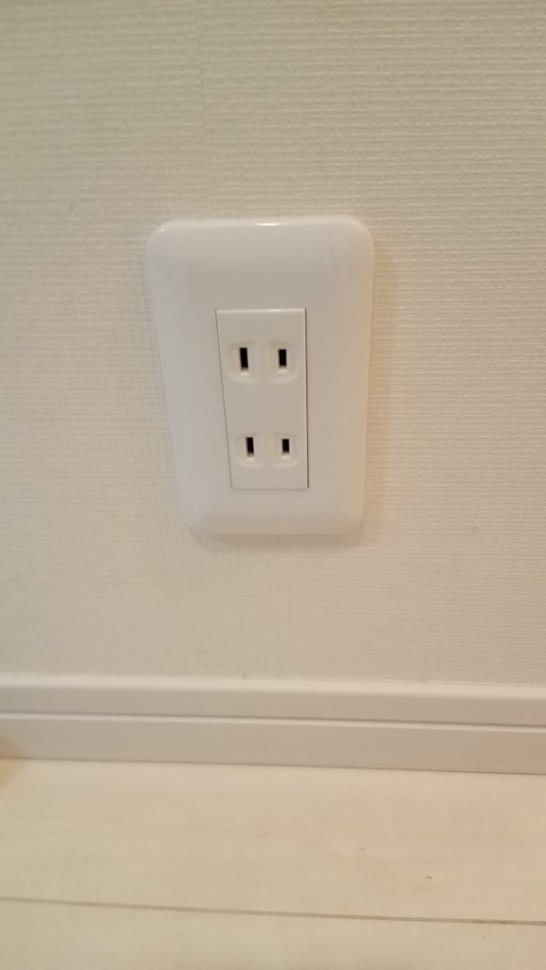
#> input picture python/sample1.jpg, 546 x 970 px
$ jupyter execute HistgramEqulization.ipynb   (shell and % lines are left out)
#> lines starting #> are read from the running program, lines starting #| are printed output that depends on the picture
# Histogram equalization

Date: 2021/8/29

[cell 1]
import cv2 as cv
import matplotlib.pyplot as plt

[cell 2]
def process(filename):
#> called with filename = 'sample1.jpg'
    mat = cv.imread(filename)
#> mat is the input picture: shape (970, 546, 3); mean B, G, R 152.3, 173, 187.1
    mat2 = cv.cvtColor(mat, cv.COLOR_BGR2GRAY)
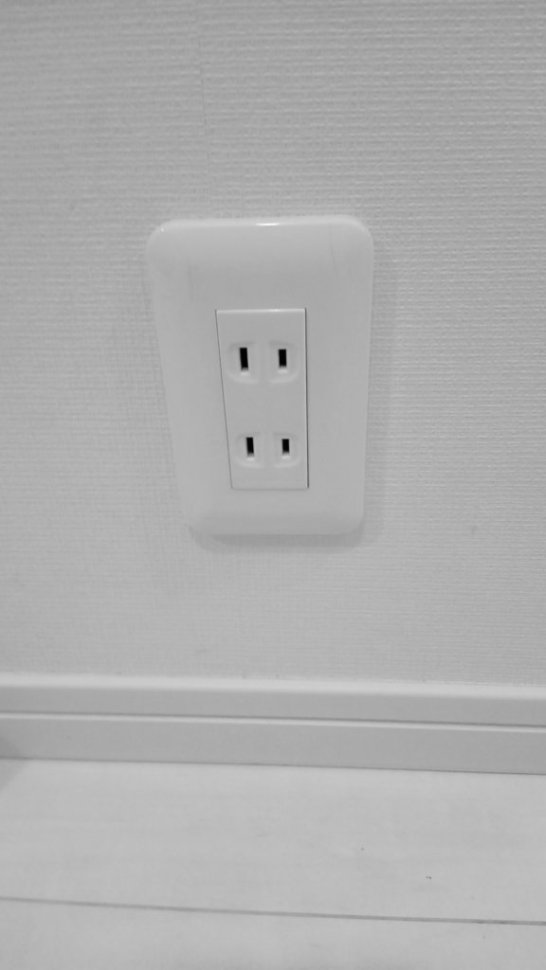
#> mat2: shape (970, 546); min 2, max 247, mean 174.9
    mat2 = cv.equalizeHist(mat2)
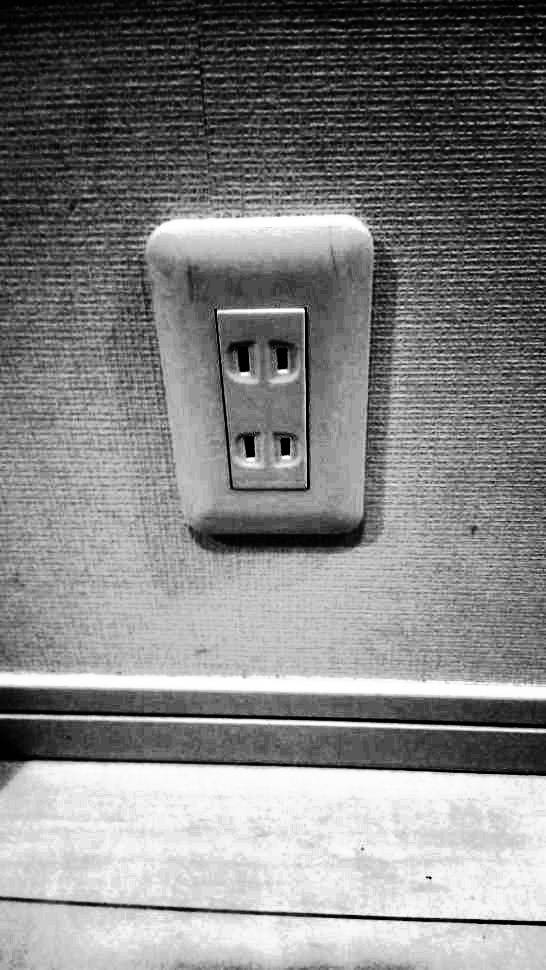
#> mat2: shape (970, 546); min 0, max 255, mean 131.5

    img = cv.cvtColor(mat, cv.COLOR_BGR2RGB)
    img2 = cv.cvtColor(mat2, cv.COLOR_GRAY2RGB)
    fig = plt.figure(1, (10., 10.))
    plt.imshow(cv.hconcat([img, img2]))

[cell 3]
process('sample1.jpg')
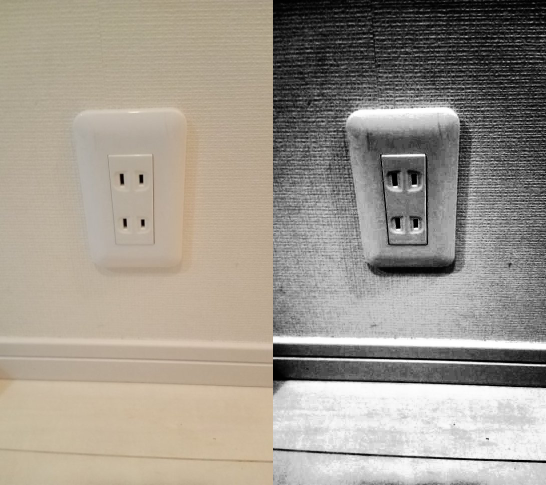
#> shown: shape (970, 1092, 3) (shown at 1/2 size); mean R, G, B 159.3, 152.3, 141.9

$ run again, with python/sample2.jpg copied over python/sample1.jpg
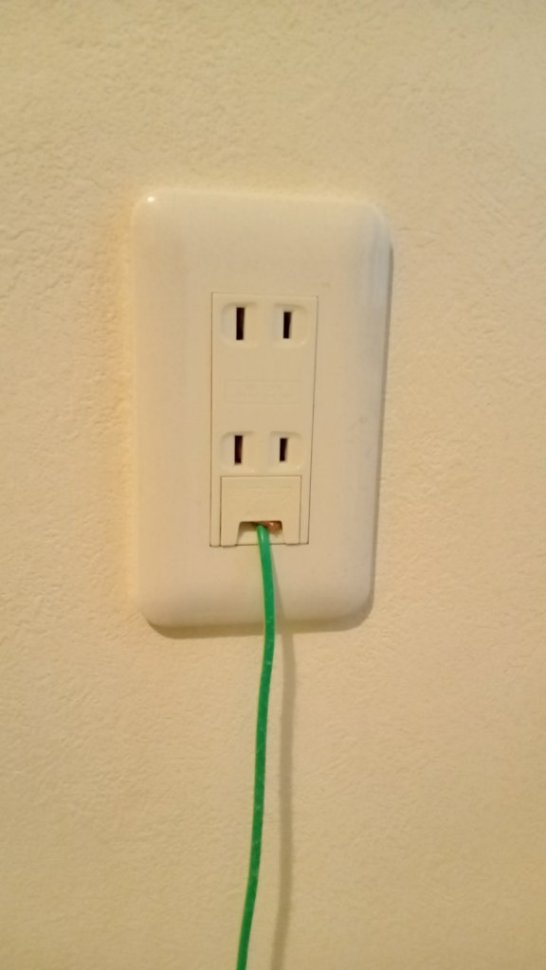
#> input picture python/sample2.jpg, 546 x 970 px
#> in process, mat is the input picture: shape (970, 546, 3); mean B, G, R 133.9, 176.5, 200.3
#> in process, `mat2 = cv.equalizeHist(mat2)`:
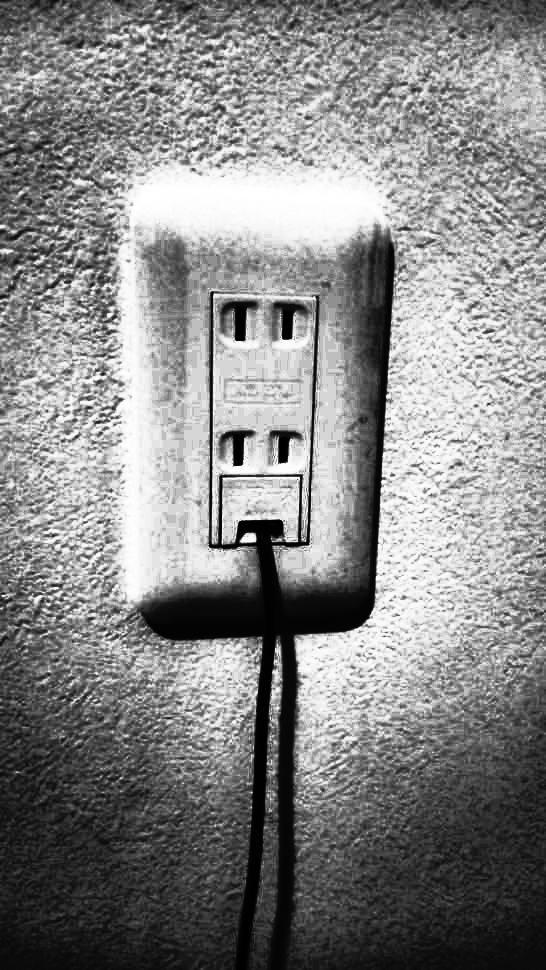
#> mat2: shape (970, 546); min 0, max 255, mean 134
#> `[cell 3] process('sample1.jpg')`:
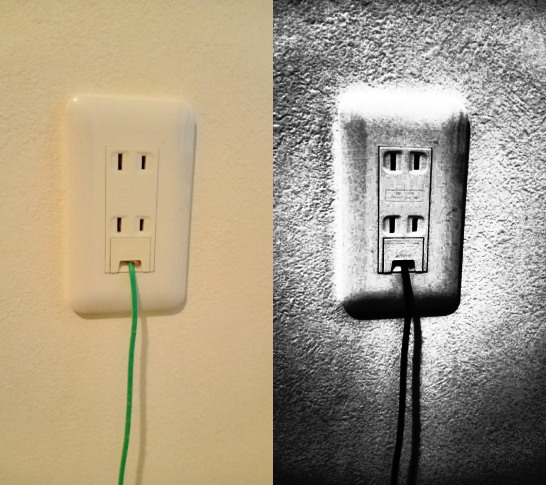
#> shown: shape (970, 1092, 3) (shown at 1/2 size); mean R, G, B 167.2, 155.3, 134

$ run again, with python/sample3.jpg copied over python/sample1.jpg
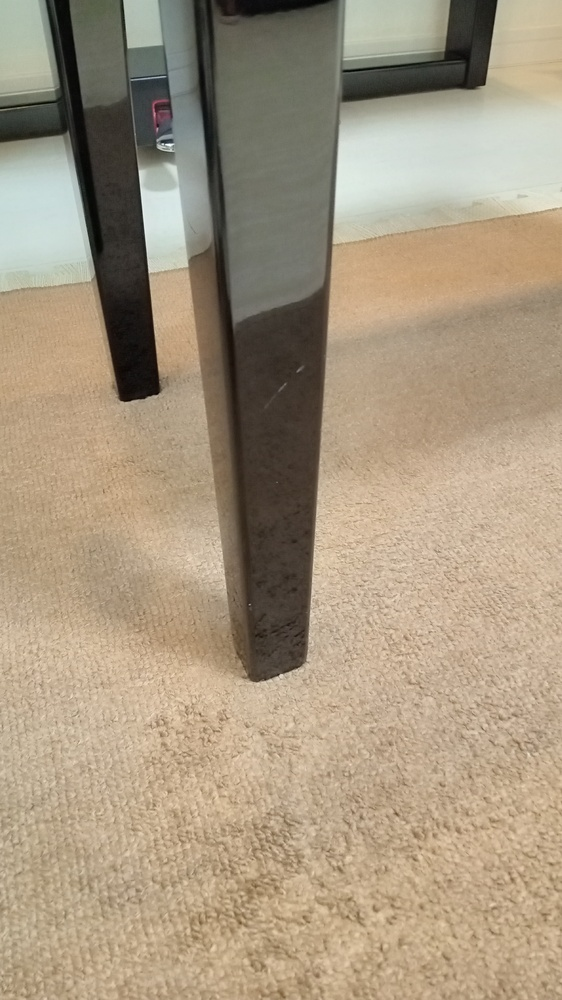
#> input picture python/sample3.jpg, 562 x 1000 px, shrunk from 2304 x 4096 before the run
#> in process, mat is the input picture: shape (1000, 562, 3); mean B, G, R 128.2, 151.2, 166.5
#> in process, `mat2 = cv.equalizeHist(mat2)`:
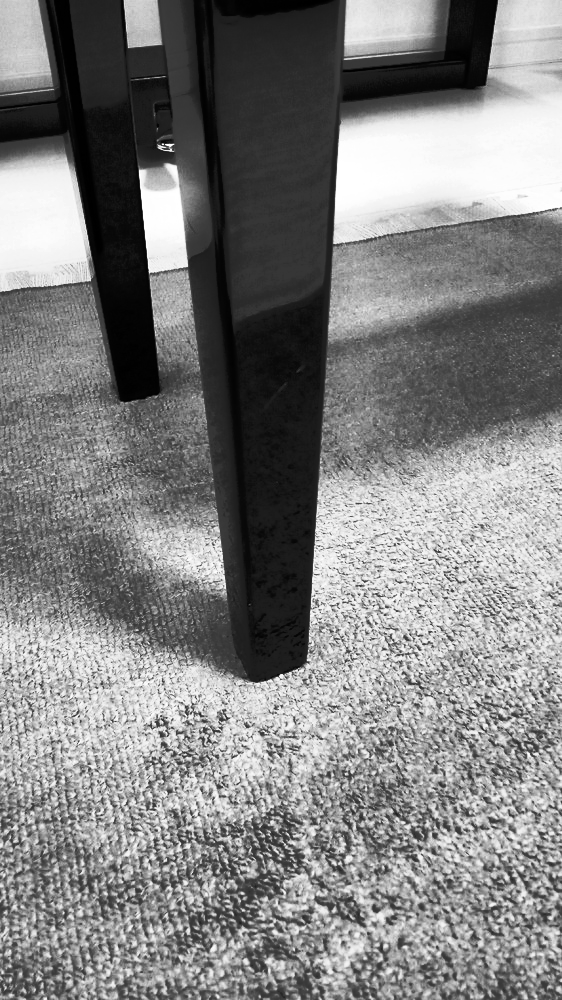
#> mat2: shape (1000, 562); min 0, max 255, mean 128.8
#> `[cell 3] process('sample1.jpg')`:
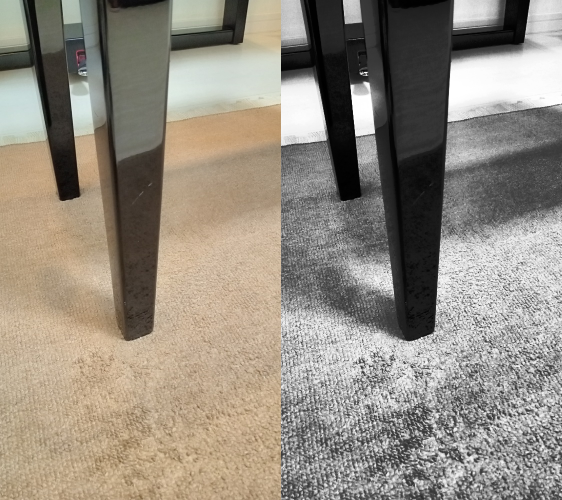
#> shown: shape (1000, 1124, 3) (shown at 1/2 size); mean R, G, B 147.7, 140, 128.5

$ run again, with python/sample4.jpg copied over python/sample1.jpg
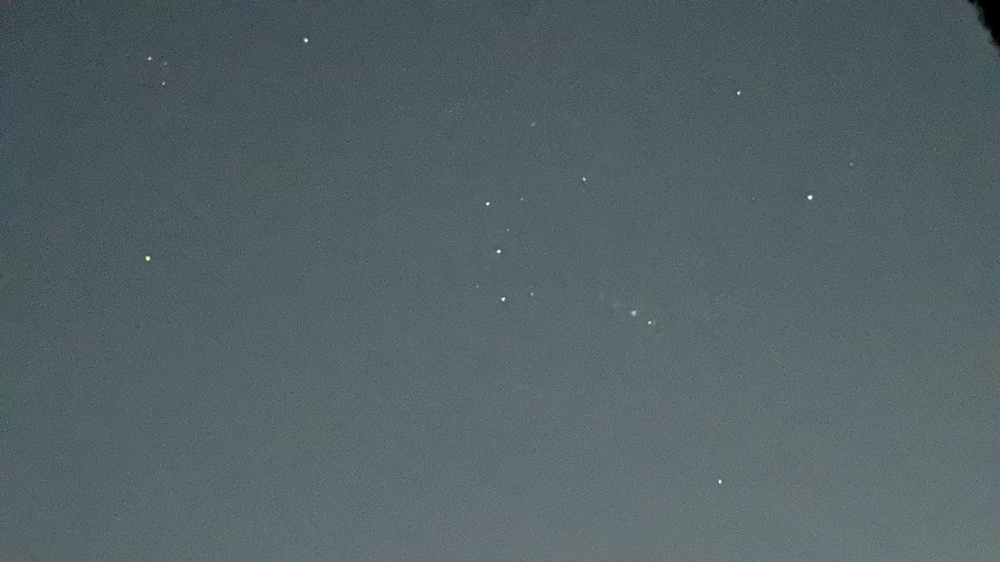
#> input picture python/sample4.jpg, 1000 x 562 px, shrunk from 4032 x 2268 before the run
#> in process, mat is the input picture: shape (562, 1000, 3); mean B, G, R 102.5, 98, 83.7
#> in process, `mat2 = cv.equalizeHist(mat2)`:
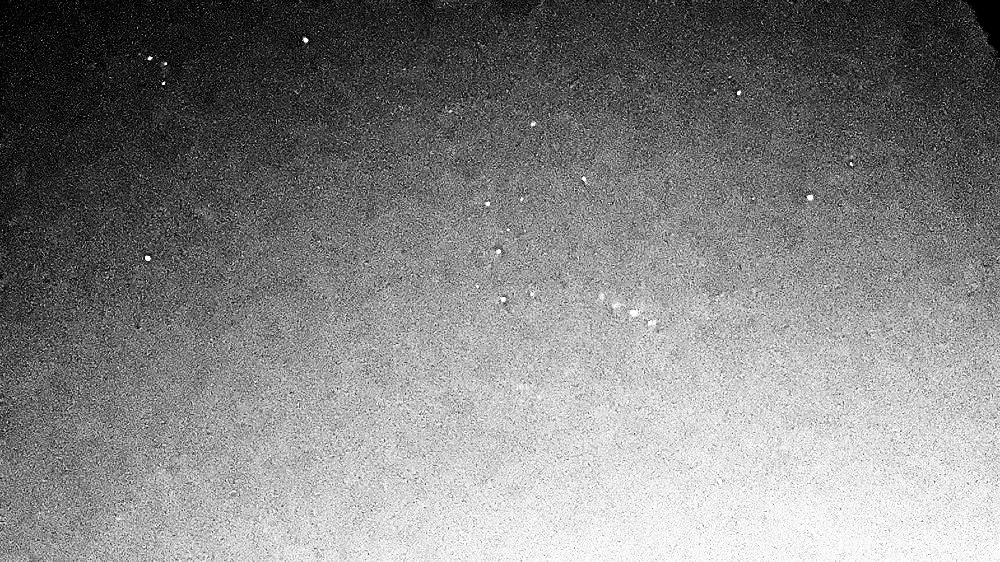
#> mat2: shape (562, 1000); min 0, max 255, mean 130.6
#> `[cell 3] process('sample1.jpg')`:
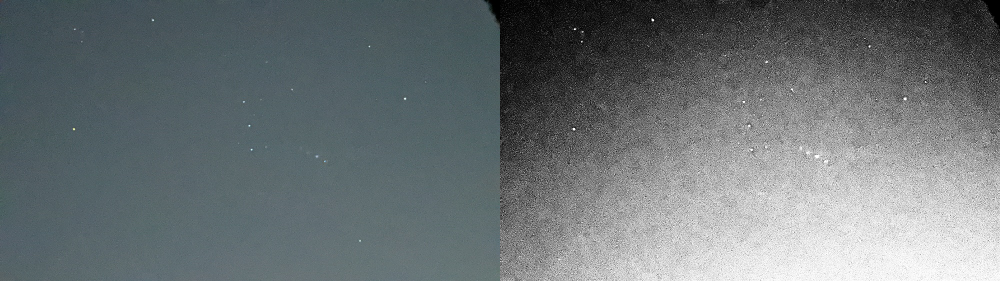
#> shown: shape (562, 2000, 3) (shown at 1/2 size); mean R, G, B 107.2, 114.3, 116.6
